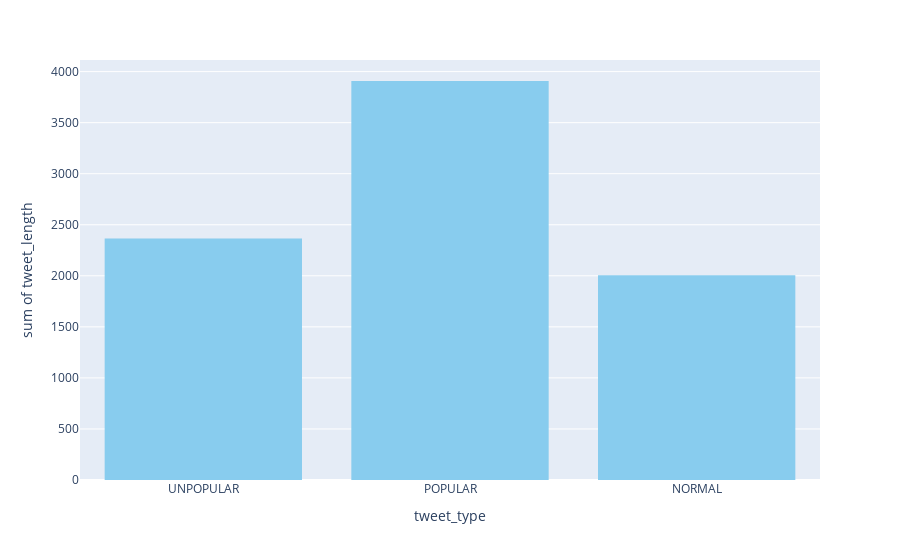

The notebook cell this image was saved under:
### Code cell
lengthvstweettype.show()

### Figure 1 — Plotly figure (JSON) as saved in the notebook; plotly's stock layout.template omitted (floating-point values rounded to 4 significant figures)
{"data": [{"alignmentgroup": "True", "bingroup": "x", "histfunc": "sum", "hovertemplate": "tweet_type=%{x}<br>sum of tweet_length=%{y}<extra></extra>", "legendgroup": "", "marker": {"color": "rgb(136, 204, 238)"}, "name": "", "offsetgroup": "", "orientation": "v", "showlegend": false, "type": "histogram", "x": ["UNPOPULAR", "UNPOPULAR", "UNPOPULAR", "UNPOPULAR", "UNPOPULAR", "UNPOPULAR", "UNPOPULAR", "UNPOPULAR", "POPULAR", "UNPOPULAR", "UNPOPULAR", "POPULAR", "POPULAR", "UNPOPULAR", "POPULAR", "POPULAR", "UNPOPULAR", "NORMAL", "UNPOPULAR", "NORMAL", "NORMAL", "NORMAL", "POPULAR", "POPULAR", "POPULAR", "POPULAR", "NORMAL", "POPULAR", "POPULAR", "POPULAR", "POPULAR", "POPULAR", "UNPOPULAR", "POPULAR", "POPULAR", "POPULAR", "POPULAR", "POPULAR", "POPULAR", "NORMAL", "NORMAL", "POPULAR", "NORMAL", "POPULAR", "UNPOPULAR", "UNPOPULAR", "UNPOPULAR", "POPULAR", "NORMAL", "POPULAR", "POPULAR", "POPULAR", "NORMAL", "POPULAR", "POPULAR", "UNPOPULAR", "POPULAR", "NORMAL", "POPULAR", "NORMAL", "POPULAR", "POPULAR", "POPULAR", "POPULAR", "NORMAL", "UNPOPULAR", "NORMAL", "UNPOPULAR", "POPULAR", "POPULAR", "NORMAL", "POPULAR", "NORMAL", "POPULAR", "NORMAL", "POPULAR", "POPULAR", "POPULAR", "UNPOPULAR", "POPULAR", "POPULAR", "UNPOPULAR", "POPULAR", "NORMAL", "POPULAR", "POPULAR", "NORMAL", "POPULAR", "NORMAL", "POPULAR", "UNPOPULAR", "NORMAL", "NORMAL", "POPULAR", "POPULAR", "UNPOPULAR", "POPULAR", "POPULAR", "POPULAR", "UNPOPULAR"], "xaxis": "x", "y": [63, 140, 140, 57, 78, 66, 85, 127, 121, 121, 51, 76, 107, 140, 52, 41, 88, 59, 93, 84, 87, 113, 48, 43, 52, 137, 89, 79, 41, 54, 127, 89, 115, 35, 44, 84, 44, 45, 63, 58, 122, 59, 101, 68, 82, 76, 53, 72, 44, 74, 81, 119, 140, 118, 79, 140, 81, 140, 128, 139, 54, 113, 85, 40, 29, 59, 137, 140, 48, 45, 54, 23, 87, 23, 23, 23, 116, 42, 108, 74, 77, 109, 15, 140, 123, 74, 80, 140, 129, 140, 46, 60, 91, 60, 72, 140, 89, 91, 80, 49], "yaxis": "y"}], "layout": {"barmode": "relative", "legend": {"tracegroupgap": 0}, "margin": {"t": 60}, "xaxis": {"anchor": "y", "domain": [0, 1], "title": {"text": "tweet_type"}}, "yaxis": {"anchor": "x", "domain": [0, 1], "title": {"text": "sum of tweet_length"}}}}
